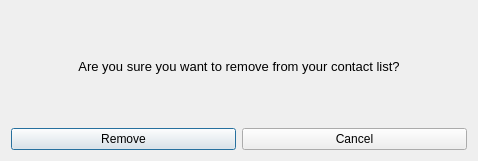
<?xml version="1.0" encoding="UTF-8"?>
<ui version="4.0">
 <class>Dialog</class>
 <widget class="QDialog" name="Dialog">
  <property name="geometry">
   <rect>
    <x>0</x>
    <y>0</y>
    <width>478</width>
    <height>161</height>
   </rect>
  </property>
  <property name="windowTitle">
   <string>Dialog</string>
  </property>
  <layout class="QGridLayout" name="gridLayout_2">
   <item row="0" column="0">
    <layout class="QGridLayout" name="gridLayout">
     <item row="1" column="0">
      <widget class="QPushButton" name="removeButton">
       <property name="text">
        <string>Remove</string>
       </property>
      </widget>
     </item>
     <item row="1" column="1">
      <widget class="QPushButton" name="pushButton_2">
       <property name="text">
        <string>Cancel</string>
       </property>
      </widget>
     </item>
     <item row="0" column="0" colspan="2">
      <widget class="QLabel" name="label">
       <property name="text">
        <string>&lt;html&gt;&lt;head/&gt;&lt;body&gt;&lt;p align=&quot;center&quot;&gt;&lt;span style=&quot; font-size:10pt;&quot;&gt;Are you sure you want to remove from your contact list?&lt;/span&gt;&lt;/p&gt;&lt;/body&gt;&lt;/html&gt;</string>
       </property>
      </widget>
     </item>
    </layout>
   </item>
  </layout>
 </widget>
 <resources/>
 <connections/>
</ui>
